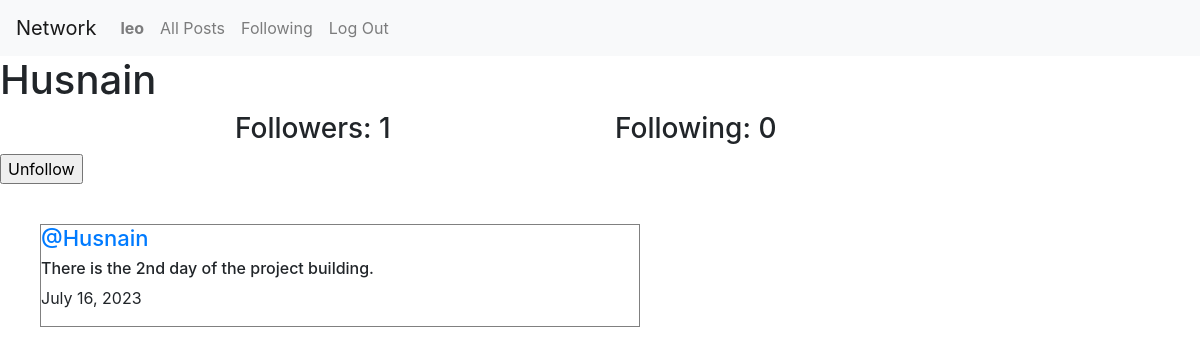
The app's page /profile/1 (signed in) with its own data.
### network/models.py (models this page shows, shortened)
class User(AbstractUser):
    pass

class Post(models.Model):
    content= models.CharField(max_length=140)
    user=models.ForeignKey(User,on_delete=models.CASCADE,related_name="author")
    date=models.DateField(auto_now_add=True)

### network/views.py (the view)
# urls.py: path('profile/<int:user_id>', views.profile, name='profile'),
def profile(request, user_id):
    user = User.objects.get(pk=user_id)
    allPosts = Post.objects.filter(user=user).order_by("id").reverse()
    following = Follow.objects.filter(user=user)
    followers = Follow.objects.filter(user_follower=user)
    isFollowing = False
    if request.user.is_authenticated:
        checkFollow = followers.filter(user=request.user)
        if checkFollow.exists():
            isFollowing = True
    paginator = Paginator(allPosts, 1)
    page_number = request.GET.get('page')
    posts_of_the_page = paginator.get_page(page_number)
    return render(request, "network/profile.html", {
        "posts_of_the_page": posts_of_the_page,
        "username": user.username,
        "following": following,
        "followers": followers,
        "isFollowing": isFollowing,
        "user_profile": user
    })

### network/templates/network/profile.html (shortened to what this page needs)
{% extends "network/layout.html" %}
{% block body %}
    <h1>{{ username }}</h1>
    <div class="container">
        <div class="row d-flex justify-content-center">
            <h3 class="col-4">Followers: {{ followers.count }}</h3>
            <h3 class="col-4">Following: {{ following.count }}</h3>
        </div>
    </div>
    {% if user.is_authenticated %}
        {% if user != user_profile %}
            {% if isFollowing %}
                <form action="{% url 'unfollow' %}" method="post">
                    <input type="submit" value="Unfollow"/>
                </form>
            {% else %}
                <form action="{% url 'follow' %}" method="post">
                    {% csrf_token %}
                    <input type="hidden" name="userfollow" value="{{ user_profile.username }}"/>
                    <input type="submit" value="Follow"/>
                </form>
            {% endif %}
        {% endif %}
    {% endif %}
    <div class="all-posts">
        {% for post in posts_of_the_page %}
            <div class="post">
                <h5 class="username" style="font-size:22px;"><a href="{% url 'profile' user_id=post.user.id%}">@{{post.user}}</a></h5>
                <h6 class="content">{{ post.content }}</h6>
                <p class="date">{{ post.date }}</p>
            </div>
        {% endfor %}
    </div>
{% endblock %}

### network/templates/network/layout.html (shortened to what this page needs)
{% load static %}
<!DOCTYPE html>
<html lang="en">
    <head>
        <link rel="stylesheet" href="https://stackpath.bootstrapcdn.com/bootstrap/4.4.1/css/bootstrap.min.css">
        <link rel="stylesheet" href="https://cdnjs.cloudflare.com/ajax/libs/font-awesome/5.15.3/css/all.min.css">
        <link rel="stylesheet" href="https://cdnjs.cloudflare.com/ajax/libs/font-awesome/4.7.0/css/font-awesome.min.css">
        <link href="{% static 'network/styles.css' %}" rel="stylesheet">
    </head>
    <body>
        <nav class="navbar navbar-expand-lg navbar-light bg-light">
            <a class="navbar-brand" href="#">Network</a>
            <div>
              <ul class="navbar-nav mr-auto">
                {% if user.is_authenticated %}
                    <li class="nav-item">
                        <a class="nav-link" href="{% url 'profile' user_id=user.id %}"><strong>{{ user.username }}</strong></a>
                    </li>
                {% endif %}
                <li class="nav-item">
                  <a class="nav-link" href="{% url 'index' %}">All Posts</a>
                </li>
                {% if user.is_authenticated %}
                    <li class="nav-item">
                        <a class="nav-link" href="{%url 'following' %}">Following</a>
                    </li>
                    <li class="nav-item">
                        <a class="nav-link" href="{% url 'logout' %}">Log Out</a>
                    </li>
                {% endif %}
              </ul>
            </div>
          </nav>
        <div class="body">
            {% block body %}
            {% endblock %}
        </div>
    </body>
</html>

### network/static/network/styles.css (style rules this page uses)
.all-posts { display: flex; justify-content: flex-start; flex-direction: column; margin: 20px; }
.all-posts .post { border: 0.3px solid gray; display: flex; justify-content: center; flex-direction: column; max-width: 600px; box-sizing: border-box; margin: 20px; }

### records on screen
User: username "leo"
User: username "Husnain"
Post: user "Husnain", content "There is the 2nd day of the project building.", date "July 16, 2023"

### other values on screen
{{ followers.count }} "1"
{{ following.count }} "0"
